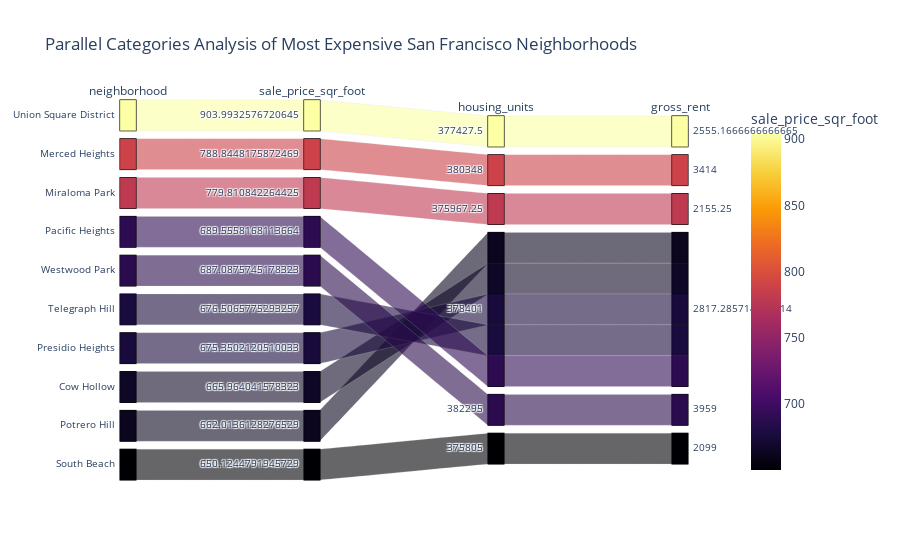

Notebook cell for this chart:
### Markdown cell above
### Create a parallel coordinates plot and parallel categories plot of most expensive neighborhoods in San Francisco per year

### Code cell
# Parallel Categories Plot
# YOUR CODE HERE!
px.parrallel_categories(
    top_10_expensive_neighborhood,
    dimension=["Neighborhood", "sales_price_sqr_foot", "housing_unit", "gross_rent"], 
    color = "sales_price_sqr_foot"
    continuous_color_scale = px.colors.sequential.Inferno,
)

### Figure 1 — Plotly figure (JSON) as saved in the notebook; plotly's stock layout.template omitted (floating-point values rounded to 4 significant figures)
{"data": [{"dimensions": [{"label": "neighborhood", "values": ["Union Square District", "Merced Heights", "Miraloma Park", "Pacific Heights", "Westwood Park", "Telegraph Hill", "Presidio Heights", "Cow Hollow", "Potrero Hill", "South Beach"]}, {"label": "sale_price_sqr_foot", "values": [904.0, 788.8, 779.8, 689.6, 687.1, 676.5, 675.4, 666.0, 662.0, 650.1]}, {"label": "housing_units", "values": [377400.0, 380348, 376000.0, 378401, 382295, 378401, 378401, 378401, 378401, 375805]}, {"label": "gross_rent", "values": [2555.0, 3414, 2155.0, 2817.0, 3959, 2817.0, 2817.0, 2817.0, 2817.0, 2099]}], "domain": {"x": [0, 1], "y": [0, 1]}, "line": {"color": [904.0, 788.8, 779.8, 689.6, 687.1, 676.5, 675.4, 666.0, 662.0, 650.1], "coloraxis": "coloraxis"}, "name": "", "type": "parcats"}], "layout": {"autosize": true, "coloraxis": {"colorbar": {"title": {"text": "sale_price_sqr_foot"}}, "colorscale": [[0, "#000004"], [0.1111, "#1b0c41"], [0.2222, "#4a0c6b"], [0.3333, "#781c6d"], [0.4444, "#a52c60"], [0.5556, "#cf4446"], [0.6667, "#ed6925"], [0.7778, "#fb9b06"], [0.8889, "#f7d13d"], [1, "#fcffa4"]]}, "legend": {"tracegroupgap": 0}, "title": {"text": "Parallel Categories Analysis of Most Expensive San Francisco Neighborhoods"}}}
